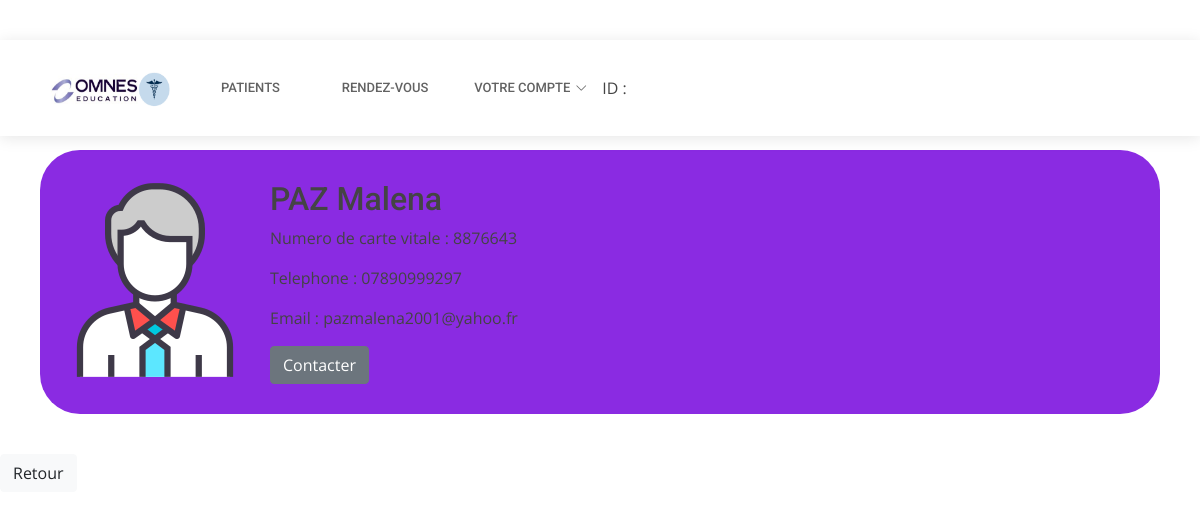
/AfficherPatMED.php, run on the app's committed database.
### tables this page shows
CREATE TABLE IF NOT EXISTS `patient` (
  `IDpatient` int(20) NOT NULL AUTO_INCREMENT,
  `NomPatient` varchar(30) NOT NULL,
  `PrenomPatient` varchar(30) NOT NULL,
  `Mdp` varchar(30) NOT NULL,
  `Login` varchar(30) NOT NULL,
  `AdressePatient` varchar(100) NOT NULL,
  `EmailPatient` varchar(50) NOT NULL,
  `NumPatient` varchar(20) NOT NULL,
  `NumCarteVitale` int(50) NOT NULL,
  `SpecialitePref` varchar(50) NOT NULL,
  `Ville` varchar(20) NOT NULL,
  `CodePostal` int(10) NOT NULL,
  `Pays` varchar(20) NOT NULL,
  `Photo` varchar(200) NOT NULL DEFAULT 'Patient.png',
  `TypeCarte` varchar(200) NOT NULL,
  `NumCarteB` int(25) NOT NULL,
  `NomCarte` varchar(200) NOT NULL,
  `DateExp` varchar(9) NOT NULL,
  `CodeSecu` int(10) NOT NULL,
  PRIMARY KEY (`IDpatient`)
);

### AfficherPatMED.php (the view, shortened to what this page needs)
<!doctype html>
<html lang="en">
  <head>
    <link rel="stylesheet" href=https://stackpath.bootstrapcdn.com/bootstrap/4.3.1/css/bootstrap.min.css>
    <link href="MedGene.css" rel="stylesheet" type="text/css"/>
  <link href="assets/vendor/fontawesome-free/css/all.min.css" rel="stylesheet">
  <link href="assets/vendor/animate.css/animate.min.css" rel="stylesheet">
  <link href="assets/vendor/aos/aos.css" rel="stylesheet">
  <link href="assets/vendor/bootstrap-icons/bootstrap-icons.css" rel="stylesheet">
  <link href="assets/vendor/boxicons/css/boxicons.min.css" rel="stylesheet">
  <link href="assets/vendor/glightbox/css/glightbox.min.css" rel="stylesheet">
  <link href="assets/vendor/swiper/swiper-bundle.min.css" rel="stylesheet">
  <link href="assets/css/style.css" rel="stylesheet">
  </head>
  <body>
  <header id="header" class="fixed-top">
    <div class="container d-flex align-items-center">
      <a href="index.html" class="logo me-auto"><img src="Omnes sante.png" alt="Omnes sante logo" height="280" width="130"></a>
      <nav id="navbar" class="navbar order-last order-lg-0">
        <ul>
        <li class="nav-link scrollto"><a href="AfficherPatMED.php">Patients</a></li>
          <li class="nav-link scrollto"><a href="AfficherRdvMED.php">Rendez-vous</a></li>
          <li class="dropdown"><a href="#"><span>Votre compte</span><i class="bi bi-chevron-down"></i></a>
            </li>
            <div class="col-sm">
                <?php echo "ID : " . $idmed ?>
                        </div>
        </ul>
      </nav>
    </div>
  </header>
        <div id="SectionEnseignants">
        <?php
$Connexion = mysqli_connect('localhost', 'root', '','omnes sante' );
$sql = "SELECT * FROM patient ";
$result = mysqli_query($Connexion,$sql);
 while($data = mysqli_fetch_assoc($result)){
    $nompatient = $data['NomPatient'];
    $prenompatient = $data['PrenomPatient'];
    $emailpatient = $data['EmailPatient'];
    $Telpatient = $data['NumPatient'];
    $CarteVitale = $data['NumCarteVitale'];
    $photo = $data['Photo'];
   echo'<div class="Enseignants">';
               echo' <div class="row">';
                        echo '<div class="PhotoID">';
                           echo' <a href="#"><img class="image" src="'.$photo.'" alt="Photo profil" width ="200" height="200"/></a>';
                       echo'</div>';
                    echo '<div class="col-sm"> ';
                        echo'<h2 href=""> '. $nompatient .'   '.$prenompatient . '</h2>';
                        echo'<div class="row">';
                            echo'<div class="col-sm">';
                               echo'<p>Numero de carte vitale : '. $CarteVitale.'</p>';
                            echo'</div>';
                        echo'</div>';
                       echo'<div class="row">';
                            echo'<div class="col-sm">';
                                echo'<p>Telephone : '. $Telpatient.'</p>';
                            echo'</div>';
                        echo '</div>';
                        echo'<div class="row">';
                            echo'<div class="col-sm">';
                                echo'<p>Email : '.$emailpatient.' </p>';
                           echo'</div>';
                        echo'</div>';
                        echo'<div class="col-sm">';
                        echo'<div class="row" >';
                        echo'<div class="btn-group" role="group" aria-label="Basic example">';
                        echo'<a role="button" class="btn btn-secondary" href="chat.php">Contacter</a>';
                        echo'</div>';
                        echo'</div></div>';
                        echo'</div>';
                        echo'</div>';
                        echo'</div>';
}
?>
        </div>
        <a role="button" class="btn btn-light" href="accueilAdmin.php">Retour</a>
  </body>
</html>

### MedGene.css (style rules this page uses)
#SectionEnseignants { margin-top: 150px; }
.Enseignants { background-color: blueviolet; padding: 30px; margin: 40px; border-radius: 40px; }
.btn-light { margin-right: 50px; }

### assets/css/style.css (style rules this page uses)
body { font-family: "Open Sans", sans-serif; color: #444444; }
a { color: #3fbbc0; text-decoration: none; }
h1, h2, h3, h4, h5, h6 { font-family: "Roboto", sans-serif; }
#header { background: #fff; transition: all 0.5s; z-index: 997; padding: 20px 0; top: 40px; box-shadow: 0px 2px 15px rgba(0, 0, 0, 0.1); }
#header .logo { font-size: 28px; margin: 0; padding: 0; line-height: 1; font-weight: 600; letter-spacing: 0.5px; text-transform: uppercase; }
#header .logo img { max-height: 40px; }
.navbar { padding: 0; }
.navbar ul { margin: 0; padding: 0; display: flex; list-style: none; align-items: center; }
.navbar li { position: relative; }
.navbar a, .navbar a:focus { display: flex; align-items: center; justify-content: space-between; padding: 10px 0 10px 30px; font-family: "Roboto", sans-serif; font-size: 13px; color: #626262; white-space: nowrap; transition: 0.3s; text-transform: uppercase; font-weight: 500; }
.navbar a i, .navbar a:focus i { font-size: 12px; line-height: 0; margin-left: 5px; }

### data on the page
patient: Photo (picture), NomPatient "PAZ", PrenomPatient "Malena", NumCarteVitale "8876643", NumPatient "07890999297", EmailPatient "pazmalena2001@yahoo.fr"
